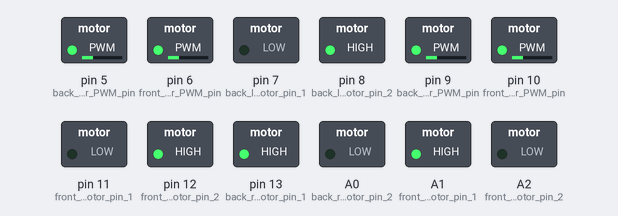
Recording of a sketch running on a simulated Arduino Uno, built with avr-gcc and run on an emulated ATmega328P. Parts: switched loads named in the sketch (green lamp = pin HIGH).

Above: at 0.1 s.
At 15.1 s:
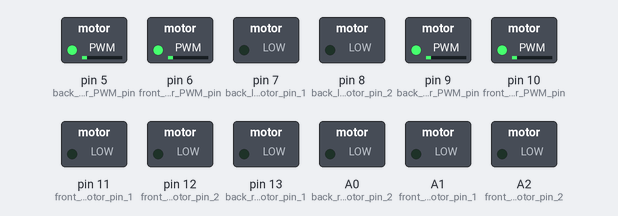
Timing chart, 0 to 16.6 s (numbered marks = the images above):
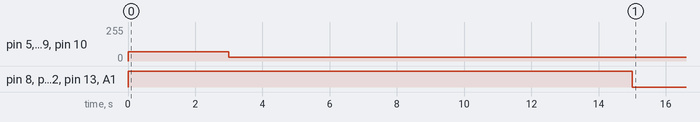

The sketch:

L5_increase_speed_gradually.ino
```cpp
/*
  Lesson 5
  Mission 5
*/


void setup() {
  // put your setup code here, to run once:
  int speed=70;

  //define motors PWM pins
  pinMode(5, OUTPUT); //back left motor PWM pin
  pinMode(6, OUTPUT); //front left motor PWM pin
  pinMode(9, OUTPUT); //back righ motor PWM pin
  pinMode(10, OUTPUT);//front right motor PWM pin


  //defining motors directions pin
  pinMode(7, OUTPUT);//back left motor pin 1
  pinMode(8, OUTPUT);//back left motor pin 2

  pinMode(11, OUTPUT);//front left motor pin 1
  pinMode(12, OUTPUT);//front left motor pin 2

  pinMode(13, OUTPUT);//back right motor pin 1
  pinMode(A0, OUTPUT);//back right motor pin 2

  pinMode(A1, OUTPUT);//front right motor pin 1
  pinMode(A2, OUTPUT);//front right motor pin 2

  //////////////////////////////////////////////////////////////////////////////////

  for(int i=1;i<=5;i++)
  {
    //setting motors speeds to the value of speed
    analogWrite(5, speed);
    analogWrite(6, speed);
    analogWrite(9, speed);
    analogWrite(10, speed);

    ////////forward///////////
    //front left motor foraward
    digitalWrite(12, HIGH);
    digitalWrite(11, LOW);
    //Back right motor foraward
    digitalWrite(13, HIGH);
    digitalWrite(A0, LOW);
    //front right motor foraward
    digitalWrite(A1, HIGH);
    digitalWrite(A2, LOW);
    //back left motor foraward
    digitalWrite(8, HIGH);
    digitalWrite(7, LOW);

    delay(3000);

    speed=+30;

  }

  ///////////stop///////////
  //front left motor stop
  digitalWrite(12, LOW);
  digitalWrite(11, LOW);
  //Back right motor stop
  digitalWrite(13, LOW);
  digitalWrite(A0, LOW);
  //front right motor stop
  digitalWrite(A1, LOW);
  digitalWrite(A2, LOW);
  //back left motor stop
  digitalWrite(8, LOW);
  digitalWrite(7, LOW);


}

void loop() {
  // put your main code here, to run repeatedly:


}
```
